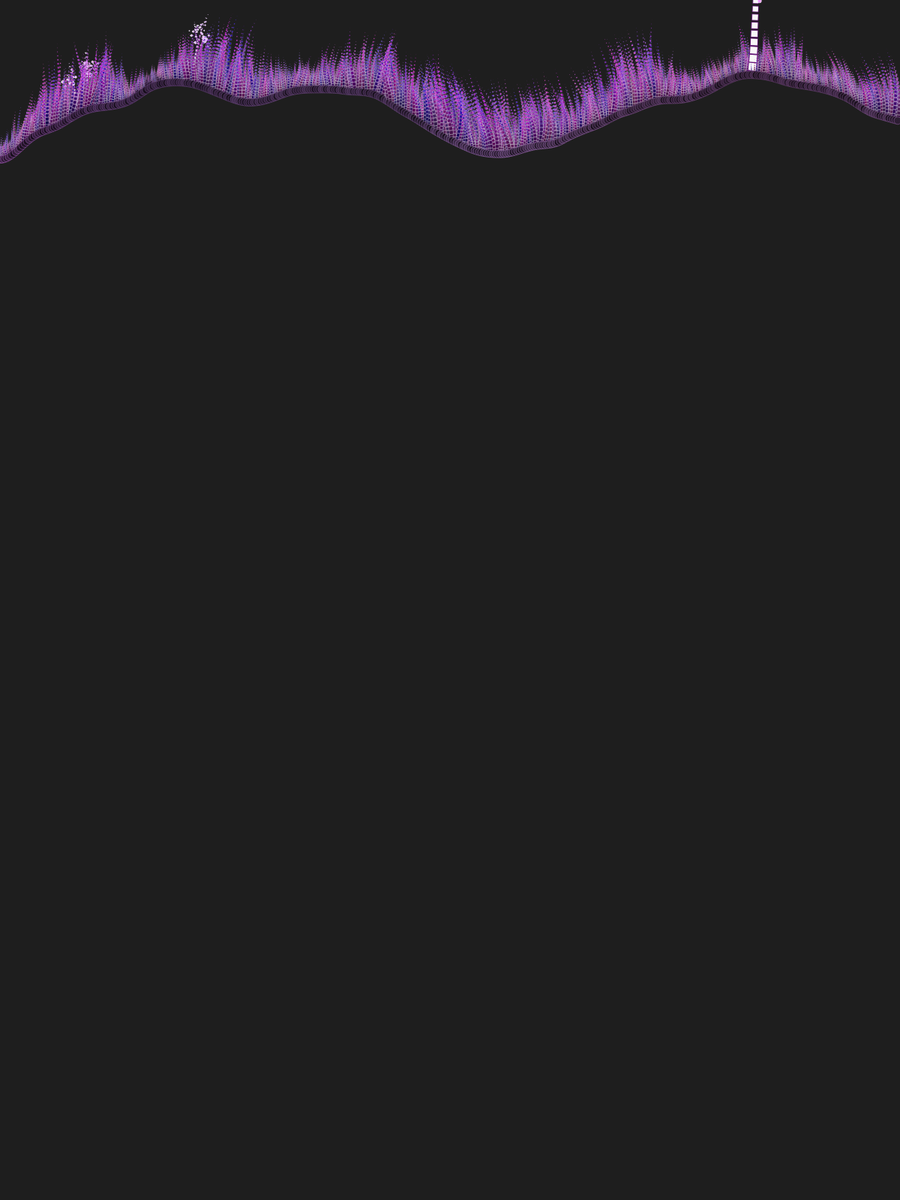
Frame 1 (no input)
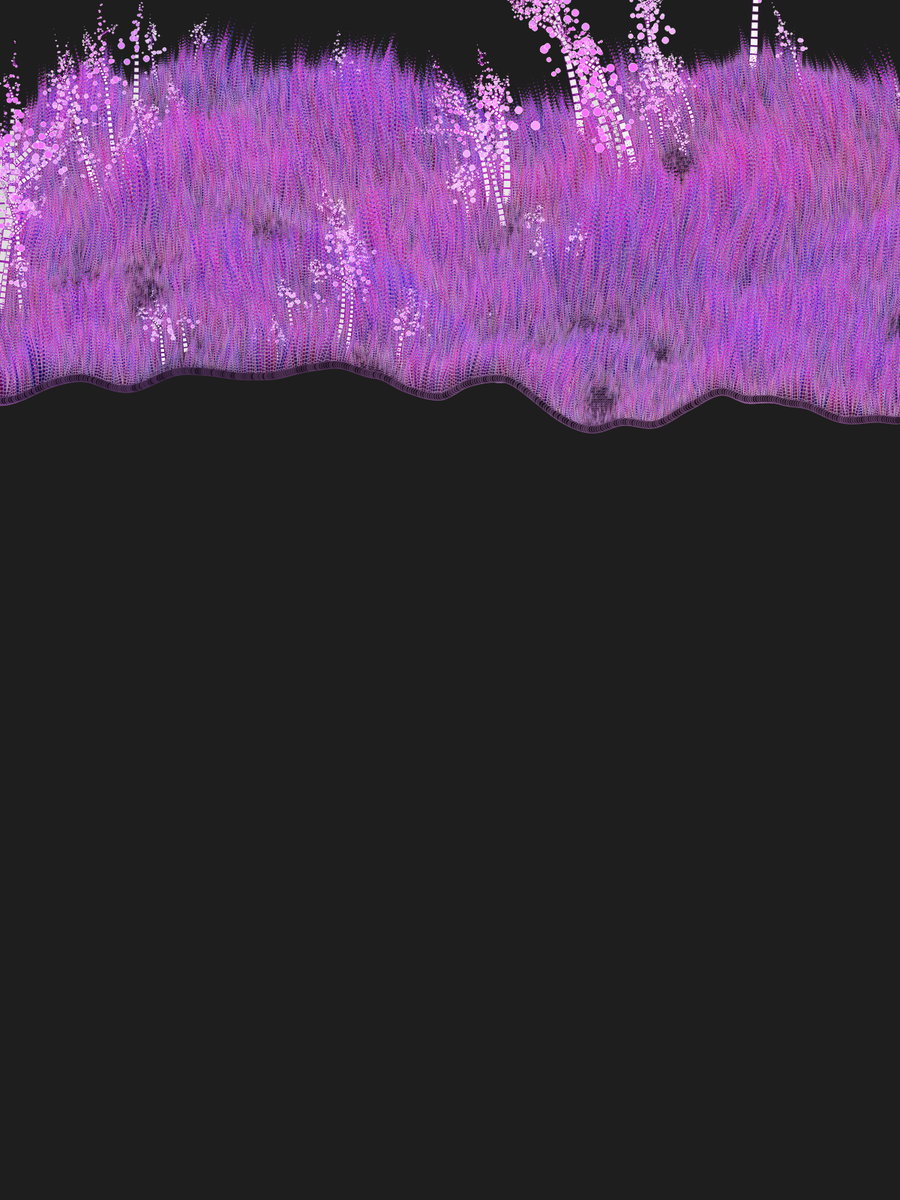
Frame 60 (no input)
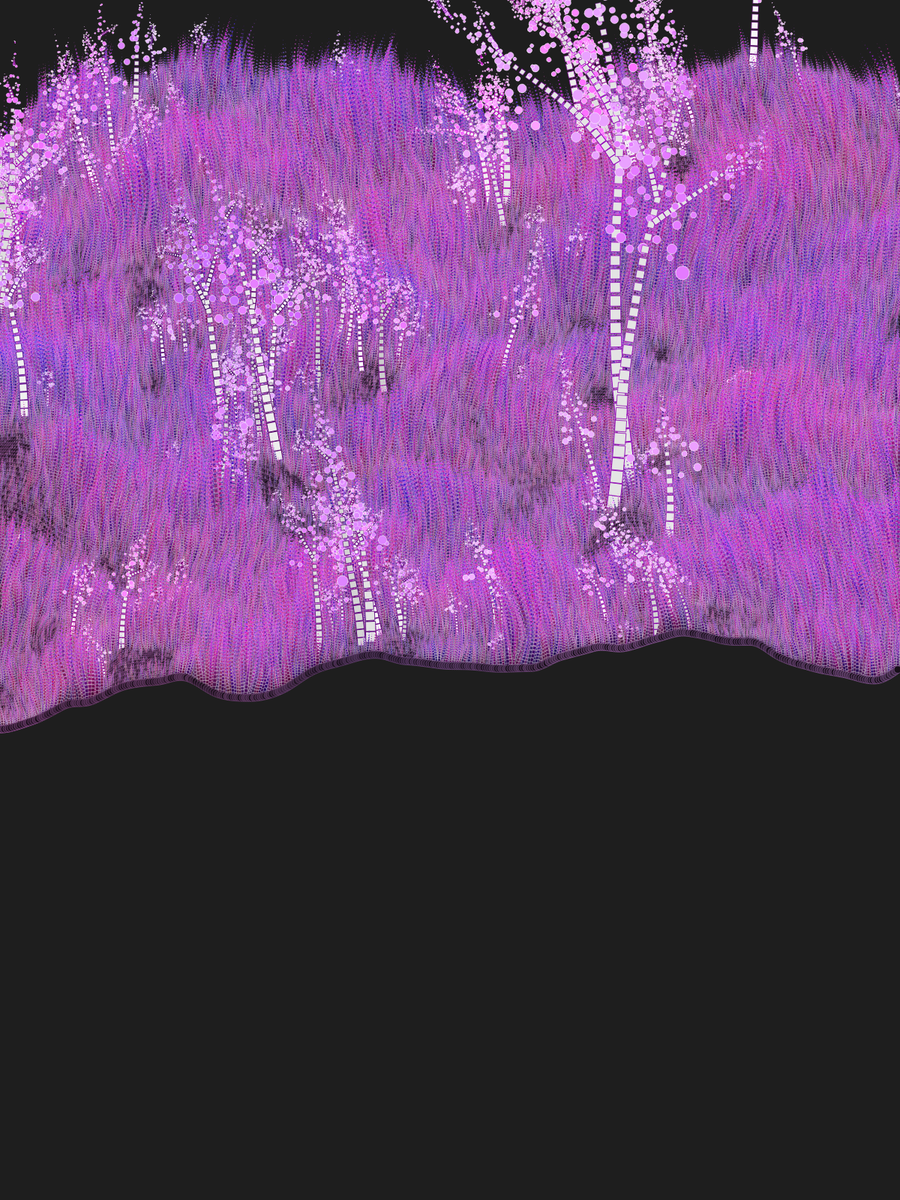
Frame 120 (the mouse pressed at the canvas centre since frame 60)

The p5.js sketch that drew these frames (run headless with seeded random() and noise() and a simulated clock; from frame 60 on, the mouse is pressed at the canvas centre):

// p5.js sketch
// ── sketch.js

let baseHue = 0.0;
let treeColor;
let leafColor;

async function setup() {
  createCanvas(1200, 1600);
  background(30);

  colorMode(HSB);

  baseHue = random(0, 360);


  // draw landscape
  for (let y = 0; y < height; y += 3) {
    for (let x = 0; x < width; x += 3) {

      let noiseY = y + noise(x * 0.003, y * 0.004, -2000) * 300.0;

      let landHue = baseHue + noise(x * 0.001, y * 0.01, 1000) * 60;
      let landSat = noise(x * 0.001, y * 0.002, 1600) * 30 + 30;
      let landBri = noise(x * 0.003, y * 0.002, -2000) * 80 + 20;
      // let landBri = random(40, 80);

      if (landHue > 360)
        landHue -= 360;

      let treeAreaNoise = noise(x * 0.006, y * 0.008, 8000);
      if (treeAreaNoise < 0.4) {
        if (random() < 0.006) {
          let treeSizeT = 1.0 - treeAreaNoise / 0.4 + random(0.0, 0.3);


          // noStroke();
          // noFill();
          // stroke(0, 0, 100, 1.0);
          // noFill();
          // fill(0, 0, random(0, 10));
          stroke(landHue, random(80, 100), landBri);
          fill(0, 0, random(80, 100));

          treeColor = color(landHue, random(80, 100), landBri);
          leafColor = color(landHue, random(30, 60), 100);
          drawTree(x, noiseY, 180 + random(-10, 10), int(40 * treeSizeT * random(0.6, 2.0)), int(20 * treeSizeT * random(0.6, 1.2)));
        }
      }


      let grassLandNoise = noise(x * 0.01, y * 0.02, 6000);

      if (grassLandNoise < 0.8) {
        let grassLandT = 1.0 - grassLandNoise / 0.8 + random(0.0, 0.3);

        let grassHue = landHue + random(-30, 30);
        let grassSat = random(60, 100);
        let grassBri = random(80, 100);

        stroke(0, 0, 100, 0.3);
        fill(grassHue, grassSat, grassBri);
        // stroke(grassHue, grassSat, grassBri);
        noFill();
        let grassDir = 180 + lerp(-30, 30, noise(x * 0.1, y * 0.1, 3000));
        drawGrass(x, noiseY, grassDir, 20 * grassLandT, 6 * grassLandT, color(grassHue, grassSat, grassBri));
      }


      stroke(landHue, landSat, landBri, 0.6);
      fill(landHue, landSat, random(10, 30));
      circle(x, noiseY, 10);
    }
    await sleep(10);
  }
}

function draw() {

}

function sleep(ms) {
  return new Promise(resolve => setTimeout(resolve, ms));
}

function drawTree(_x, _y, _startDir, _growNodes, _nodeWidth) {
  let nowDir = _startDir;
  let posX = _x;
  let posY = _y;

  for (let i = 0; i < _growNodes; i++) {
    let t = 1.0 - i / _growNodes;
    posX += sin(radians(nowDir)) * _nodeWidth;
    posY += cos(radians(nowDir)) * _nodeWidth;

    push();

    translate(posX, posY);
    rotate(radians(-nowDir));
    scale(t);

    rect(-0.5 * _nodeWidth, -0.5 * _nodeWidth, _nodeWidth, _nodeWidth);

    if(t < 0.6)
    {
      let leafCount = 3;

      for(let leafInedx = 0; leafInedx < leafCount; leafInedx++)
      {
        let xPos = random(-12, 12) * _nodeWidth * t;
        let yPos = random(-6, 6) * _nodeWidth * t;

        stroke('white');
        fill(leafColor);
        circle(xPos, yPos, _nodeWidth * random(0.8, 2.0));
      }
    }

    pop();

    if (t < 0.6) {
      if (random() < 0.2) {
        let splitDir = random(-60.0, 60.0);

        let remainNodes = _growNodes - i;
        drawTree(posX, posY, nowDir - splitDir, remainNodes + random(0, 3), _nodeWidth * t);
      }
    }

    
    nowDir += noise(posX * 0.001, posY * 0.006, 3000) * 10 - 5;
  }
}

function drawGrass(_x, _y, _startDir, _growNodes, _nodeWidth, _grassColor) {
  let nowDir = _startDir;
  let posX = _x;
  let posY = _y;

  let grassHue = hue(_grassColor);
  let grassSat = saturation(_grassColor);
  let grassBri = brightness(_grassColor);

  for (let i = 0; i < _growNodes; i++) {
    let t = 1.0 - i / _growNodes;
    posX += sin(radians(nowDir)) * _nodeWidth;
    posY += cos(radians(nowDir)) * _nodeWidth;

    push();

    translate(posX, posY);
    rotate(radians(-nowDir));
    scale(t);

    let newBri = lerp(0.3, 1.2, 1.0 - t) * grassBri;
    fill(grassHue, grassSat, newBri);
    rect(-0.5 * _nodeWidth, -0.5 * _nodeWidth, _nodeWidth, _nodeWidth);

    pop();
    nowDir += noise(posX * 0.001, posY * 0.006, 3000) * 10 - 5;
  }
}
